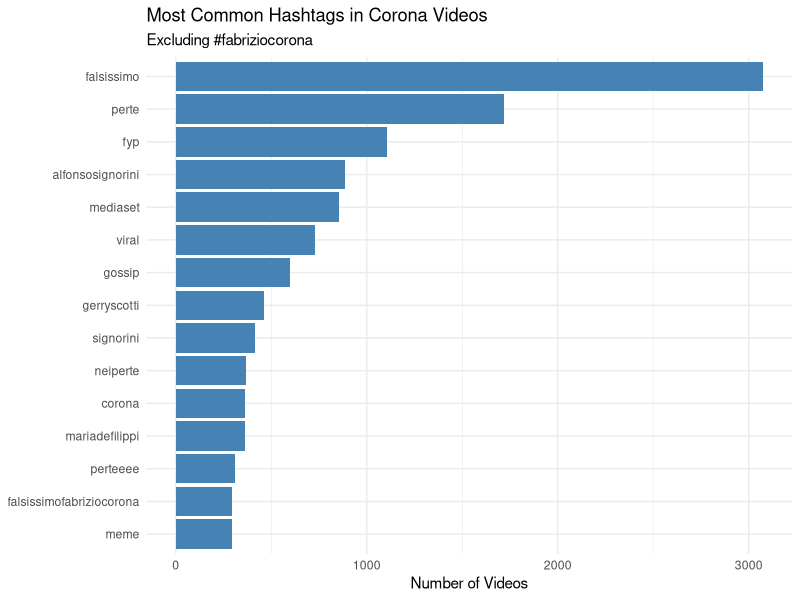
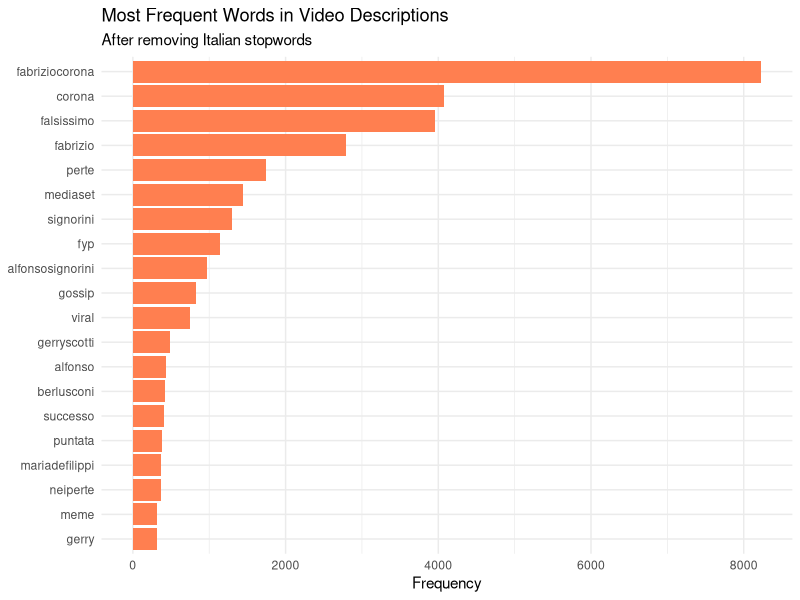
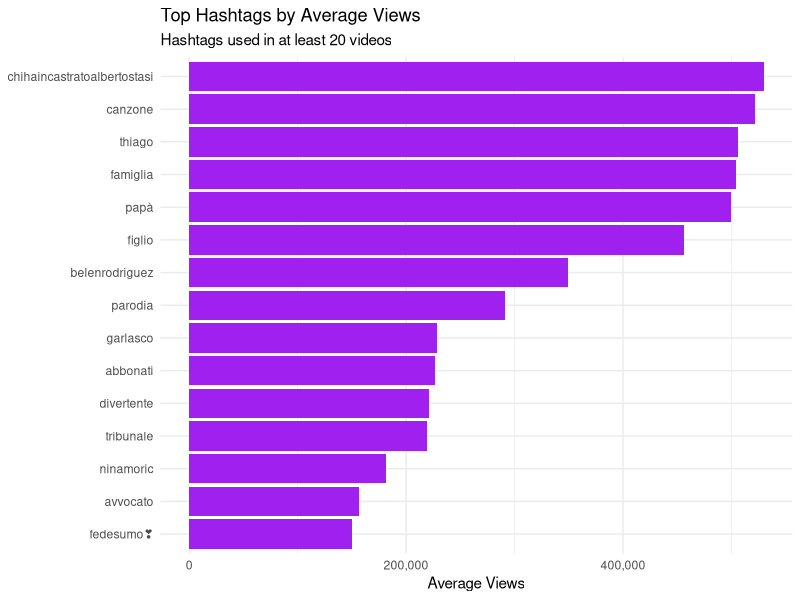
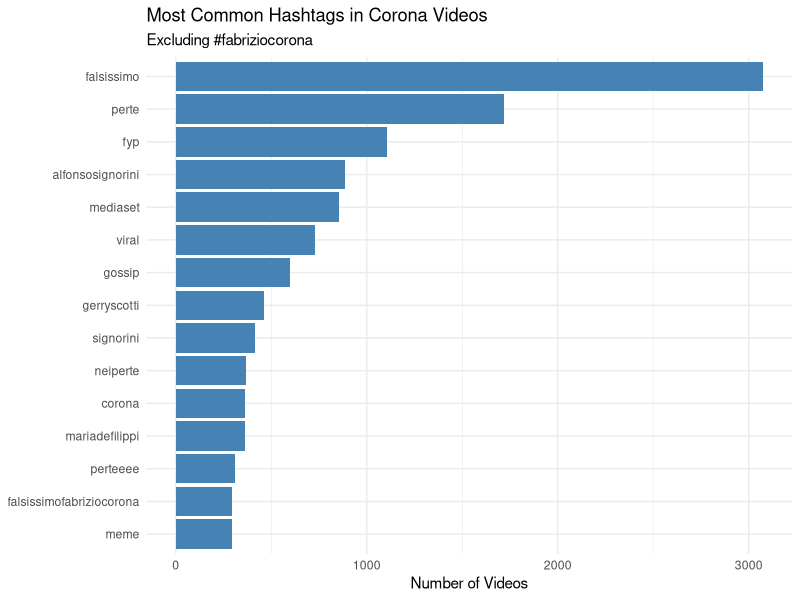
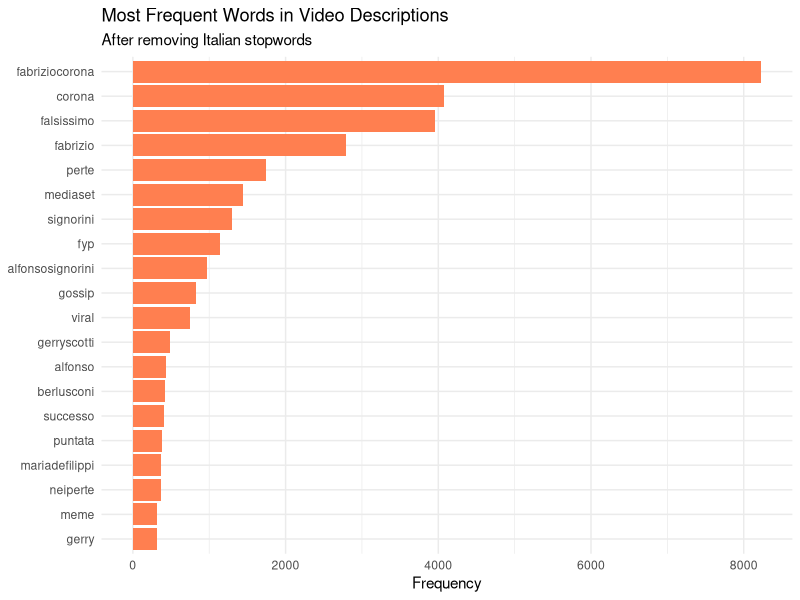

The R script that drew these images, in order:
# =============================================================================
# Day 5: Putting It All Together — Text Analysis & Capstone
# Data Analysis with R and Claude Code
# University of Urbino — PhD in Humanities
# =============================================================================

# Today we'll analyze text data and complete a full analysis

# -----------------------------------------------------------------------------
# SETUP
# -----------------------------------------------------------------------------

library(tidyverse)
library(tidytext)
library(scales)

# Import and prepare the data
corona <- read_csv("data/fabrizio_corona_tiktok_jan2026.csv",
                   col_types = cols(video_id = col_character(),
                                    music_id = col_character()))

# Add calculated variables
corona <- corona |>
  mutate(
    engagement_total = like_count + comment_count + share_count,
    engagement_rate = engagement_total / view_count,
    duration_category = factor(
      case_when(
        duration < 30 ~ "short",
        duration >= 30 & duration <= 60 ~ "medium",
        duration > 60 ~ "long"
      ),
      levels = c("short", "medium", "long")
    ),
    is_viral = view_count > 1000000
  )


# -----------------------------------------------------------------------------
# SECTION 1: Analyzing Hashtags
# -----------------------------------------------------------------------------

# The hashtags column contains comma-separated values
# Let's look at a few examples
corona |>
  select(video_id, hashtags) |>
  head(10)

# Step 1: Keep only rows with hashtags
corona_hashtags <- corona |>
  filter(!is.na(hashtags) & hashtags != "")

# How many videos have hashtags?
nrow(corona_hashtags)

# Step 2: Separate hashtags into individual rows
hashtag_counts <- corona_hashtags |>
  # One hashtag per row
  separate_rows(hashtags, sep = ",\\s*") |>
  # Clean up: lowercase, remove whitespace
  mutate(hashtags = str_to_lower(str_trim(hashtags))) |>
  # Remove empty strings
  filter(hashtags != "") |>
  # Count occurrences
  count(hashtags, sort = TRUE)

# View top hashtags
head(hashtag_counts, 20)

# Step 3: Visualize top hashtags (excluding the main search term)
hashtag_counts |>
  filter(hashtags != "fabriziocorona") |>
  head(15) |>
  ggplot(aes(x = reorder(hashtags, n), y = n)) +
  geom_col(fill = "steelblue") +
  coord_flip() +
  labs(
    title = "Most Common Hashtags in Corona Videos",
    subtitle = "Excluding #fabriziocorona",
    x = NULL,
    y = "Number of Videos"
  ) +
  theme_minimal()

# Save the plot
ggsave("output/top_hashtags.png", width = 10, height = 6, dpi = 300)

# Exercise: What are the top 10 hashtags that co-occur with Corona content?
# [YOUR CODE HERE]


# -----------------------------------------------------------------------------
# SECTION 2: Analyzing Video Descriptions (Word Frequency)
# -----------------------------------------------------------------------------

# Load Italian stopwords
# These are common words that don't carry meaning (the, a, is, etc.)
italian_stopwords <- read_csv("resources/italian-stopwords.csv")

# Alternative: Create a simple stopword list
# italian_stopwords <- tibble(word = c(
#   "di", "che", "e", "il", "la", "a", "per", "un", "una", "in", "non",
#   "è", "sono", "da", "con", "si", "come", "ma", "lo", "le", "più",
#   "ho", "ha", "questo", "questa", "quello", "quella", "se", "tutto"
# ))

# Step 1: Tokenize descriptions into words
words <- corona |>
  select(video_id, description) |>
  filter(!is.na(description)) |>
  # Split text into individual words (one word per row)
  unnest_tokens(word, description)

# How many words total?
nrow(words)

# Step 2: Remove stopwords
words_clean <- words |>
  anti_join(italian_stopwords, by = "word")

# How many words after removing stopwords?
nrow(words_clean)

# Step 3: Additional cleaning
words_clean <- words_clean |>
  # Remove numbers
  filter(!str_detect(word, "^[0-9]+$")) |>
  # Remove very short words (often not meaningful)
  filter(nchar(word) > 2) |>
  # Remove common web/social terms
  filter(!word %in% c("https", "http", "www", "com", "tiktok"))

# Step 4: Count word frequencies
word_counts <- words_clean |>
  count(word, sort = TRUE)

# View top words
head(word_counts, 30)

# Step 5: Visualize
word_counts |>
  head(20) |>
  ggplot(aes(x = reorder(word, n), y = n)) +
  geom_col(fill = "coral") +
  coord_flip() +
  labs(
    title = "Most Frequent Words in Video Descriptions",
    subtitle = "After removing Italian stopwords",
    x = NULL,
    y = "Frequency"
  ) +
  theme_minimal()

ggsave("output/top_words.png", width = 10, height = 6, dpi = 300)

# Exercise: Create a word frequency analysis without the name "corona" and "fabrizio"
# What topics emerge?
# [YOUR CODE HERE]


# -----------------------------------------------------------------------------
# SECTION 3: Combining Text and Engagement Analysis
# -----------------------------------------------------------------------------

# Question: Do videos with certain hashtags perform better?

# Calculate average views per hashtag
hashtag_performance <- corona_hashtags |>
  separate_rows(hashtags, sep = ",\\s*") |>
  mutate(hashtags = str_to_lower(str_trim(hashtags))) |>
  filter(hashtags != "" & hashtags != "fabriziocorona") |>
  group_by(hashtags) |>
  summarize(
    n_videos = n(),
    avg_views = mean(view_count),
    total_views = sum(view_count),
    avg_engagement = mean(engagement_rate, na.rm = TRUE)
  ) |>
  filter(n_videos >= 10)  # Only hashtags used at least 10 times

# Top hashtags by average views
hashtag_performance |>
  arrange(desc(avg_views)) |>
  head(15)

# Visualize
hashtag_performance |>
  filter(n_videos >= 20) |>
  arrange(desc(avg_views)) |>
  head(15) |>
  ggplot(aes(x = reorder(hashtags, avg_views), y = avg_views)) +
  geom_col(fill = "purple") +
  coord_flip() +
  scale_y_continuous(labels = label_comma()) +
  labs(
    title = "Top Hashtags by Average Views",
    subtitle = "Hashtags used in at least 20 videos",
    x = NULL,
    y = "Average Views"
  ) +
  theme_minimal()


# -----------------------------------------------------------------------------
# SECTION 4: Reproducible Workflows
# -----------------------------------------------------------------------------

# BEST PRACTICES FOR ORGANIZING YOUR ANALYSIS

# 1. Project structure
# my_analysis/
# ├── data/           # Raw data (never modify!)
# ├── scripts/        # R code
# ├── output/         # Generated figures and tables
# └── README.md       # Description of the project

# 2. Script structure template
# 
# # =============================================================================
# # Title: My Analysis
# # Author: Your Name
# # Date: 2026-02-13
# # Description: Brief description of what this script does
# # =============================================================================
# 
# # SETUP ----------------------------------------------------------------------
# library(tidyverse)
# 
# # IMPORT DATA ----------------------------------------------------------------
# data <- read_csv("data/mydata.csv")
# 
# # CLEAN DATA -----------------------------------------------------------------
# data_clean <- data |>
#   filter(...) |>
#   mutate(...)
# 
# # ANALYSIS -------------------------------------------------------------------
# # Your analysis code here
# 
# # VISUALIZATION --------------------------------------------------------------
# # Your plots here
# 
# # EXPORT ---------------------------------------------------------------------
# ggsave("output/my_plot.png", width = 10, height = 6)
# write_csv(results, "output/results.csv")

# 3. Always comment your code!
# Comments explain WHY, not WHAT


# -----------------------------------------------------------------------------
# SECTION 5: CAPSTONE PROJECT
# -----------------------------------------------------------------------------

# Choose ONE of the following research questions and complete a full analysis.
# Use Claude Code to help you as needed.

# =============================================================================
# OPTION A: ENGAGEMENT ANALYSIS
# =============================================================================
# Research question: What factors are associated with higher engagement on 
# Fabrizio Corona TikTok videos?
# 
# Tasks:
# 1. Calculate an engagement metric of your choice
# 2. Compare engagement across video duration categories
# 3. Identify the top 10 most engaging videos (by your metric)
# 4. Create at least 2 visualizations
# 5. Write a brief summary of your findings (3-5 sentences)

# YOUR CODE FOR OPTION A:
# [YOUR CODE HERE]


# =============================================================================
# OPTION B: TEMPORAL ANALYSIS
# =============================================================================
# Research question: How did TikTok activity about Fabrizio Corona change 
# throughout January 2026?
# 
# Tasks:
# 1. Calculate daily and weekly statistics (video count, total views, avg engagement)
# 2. Identify any spikes or unusual patterns
# 3. Compare the first half vs. second half of the month
# 4. Create at least 2 visualizations (including a time series)
# 5. Write a brief summary of your findings (3-5 sentences)

# YOUR CODE FOR OPTION B:
# [YOUR CODE HERE]


# =============================================================================
# OPTION C: CREATOR ANALYSIS
# =============================================================================
# Research question: Who are the key creators driving the conversation about 
# Fabrizio Corona on TikTok?
# 
# Tasks:
# 1. Identify the most prolific creators (by number of videos)
# 2. Identify the most viewed creators (by total views)
# 3. Are these the same people? Compare the two lists.
# 4. Create at least 2 visualizations
# 5. Write a brief summary of your findings (3-5 sentences)

# YOUR CODE FOR OPTION C:
# [YOUR CODE HERE]


# -----------------------------------------------------------------------------
# SUMMARY TEMPLATE
# -----------------------------------------------------------------------------

# After completing your analysis, write your findings here:
#
# Research Question:
# [Write your research question]
#
# Key Findings:
# 1. [Finding 1]
# 2. [Finding 2]
# 3. [Finding 3]
#
# Conclusion:
# [2-3 sentences summarizing what you learned]
#
# Limitations:
# [What couldn't you answer with this data? What would you need?]


# -----------------------------------------------------------------------------
# CONGRATULATIONS!
# -----------------------------------------------------------------------------

# You've completed the course! Here's what you learned:
#
# Day 1: R basics, variables, vectors, functions
# Day 2: Importing data, exploring datasets, select(), filter()
# Day 3: mutate(), group_by(), summarize(), count(), arrange()
# Day 4: ggplot2 visualizations - histograms, bar charts, line plots, etc.
# Day 5: Text analysis, reproducible workflows, complete analysis
#
# Keep practicing and learning!
#
# Resources:
# - R for Data Science: https://r4ds.hadley.nz/
# - Text Mining with R: https://www.tidytextmining.com/
# - Posit Cheatsheets: https://posit.co/resources/cheatsheets/
# - Claude Code for assistance
#
# Good luck with your research!
